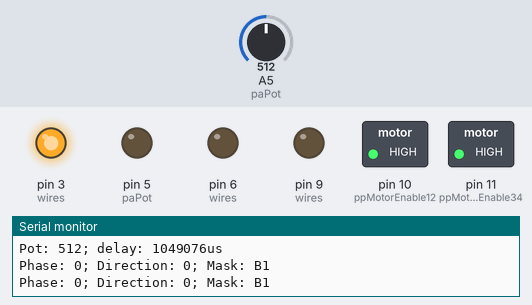
The sketch below on a simulated Arduino Uno, built with avr-gcc and run on an emulated ATmega328P. On the bench: switched loads named in the sketch (green lamp = pin HIGH), output pins drawn as LEDs (lit = HIGH), the last lines printed to the serial monitor. The test bench sets the inputs (shaded band); at power-on: A5 (paPot) = 512.

Above: at 1.8 s.
1.9 s: A5 (paPot) set to 526
At 2.9 s:
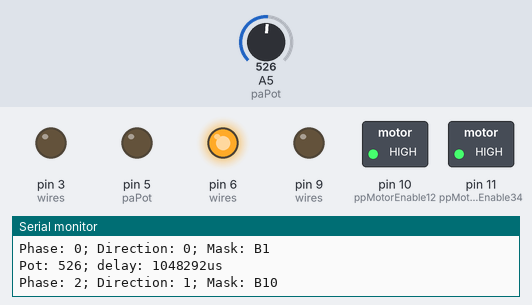
6.0 s: A5 (paPot) set to 1023
9.5 s: A5 (paPot) set to 502
13.6 s: A5 (paPot) set to 522
At 14.4 s:
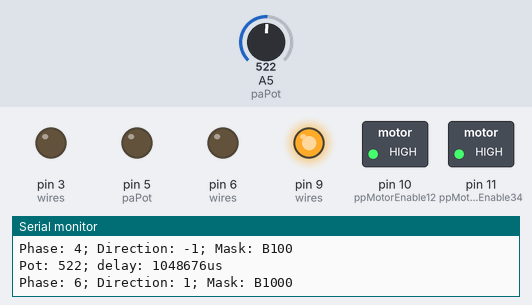
15.1 s: A5 (paPot) set to 511
At 17.4 s:
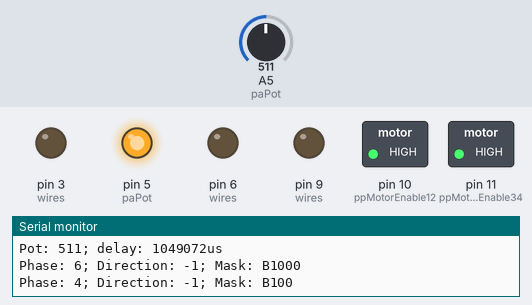
Timing chart, 0 to 18.2 s (numbered marks = the images above; inputs shaded):
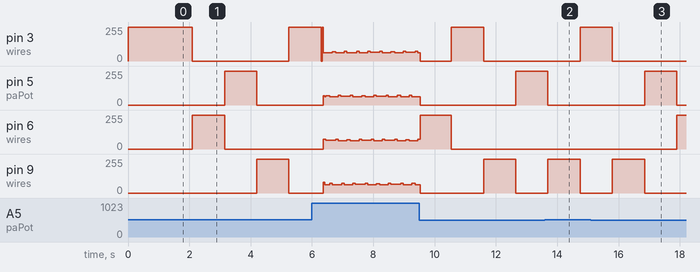

The sketch:

test_unipolar_stepper_w_shield.ino
```cpp
/*
  test driver for mini stepper motor

  OOPS - it's unipolar - power through center tap, then
*/

#define BAUDRATE 115200

// PHASE_SKIP 0 for half-stepping; 1 for full stepping
#define PHASE_SKIP      1
// PHASE_START 0 for one coil at a time, 1 for two coils at a time
#define PHASE_START     0
// INACTIVE_STATE to be the state for inactive coils
//   0 for N-channel MOSFETs on the low side of the coils and power to common
#define INACTIVE_STATE  0

#define paPot 5

#define pdMotor1A 3
#define pdMotor2A 5
#define ppMotorEnable12 10

#define pdMotor3A 6
#define pdMotor4A 9
#define ppMotorEnable34 11

int wires[] = {
                 pdMotor1A,
                 pdMotor3A,
                 pdMotor2A,
                 pdMotor4A
              };
int nWires;

int phases[] = {
                 B00000001,
                 B00000011,
                 B00000010,
                 B00000110,
                 B00000100,
                 B00001100,
                 B00001000,
                 B00001001
               };
int nPhases;

void setup () {
  Serial.begin ( BAUDRATE );
  while (!Serial);

  nWires = sizeof ( wires ) / sizeof ( wires [ 0 ] );
  nPhases = sizeof ( phases ) / sizeof ( phases [ 0 ] );

  for ( int i = 0; i < nWires; i++ ) {
    pinMode ( wires[i], OUTPUT ); digitalWrite ( wires[i], 0 );
  }

  pinMode ( ppMotorEnable12, OUTPUT ); digitalWrite ( ppMotorEnable12, 1 );
  pinMode ( ppMotorEnable34, OUTPUT ); digitalWrite ( ppMotorEnable34, 1 );

}

void loop () {
  // half-stepping by design - change pair1
  int pot;
  static int direction;
  static long delay_us;
  static int oldPot = -10;
  static int phase = PHASE_START;
  static long location = 0;
  static unsigned long lastPrintAt_ms = 0;

  pot = analogRead ( paPot );
  if ( abs ( pot - oldPot ) > 2 ) {
    if ( pot == 512 ) {
      direction = 0;
    } else if ( pot > 512 ) {
      direction = 1;
    } else {
      direction = -1;
    }
    delay_us = map ( constrain ( exp ( - abs ( 512.0 - pot ) / 80.0 ) * 1000,
                                 2, 1000 ) ,
                     2, 1000, 1000, 1000000L );

    delay_us = ( 262144L - ( ( 512L - pot ) * ( 512L - pot ) ) ) * 4 + 500;

    Serial.print ( "Pot: " ); Serial.print ( pot );
    Serial.print ( "; delay: " ); Serial.print ( delay_us ); Serial.println ( "us" );

    oldPot = pot;
  }

  // delay ( 2000 );

  // if ( ( millis () - lastPrintAt_ms ) > 500 ) {
    // Serial.print ( location ); Serial.print ( "; " );
    // Serial.print ( delay_us ); Serial.print ( "; " );
    // Serial.print ( phase ); Serial.print ( "; " );
    // Serial.print ( pot ); Serial.print ( "; " );
    // Serial.print ( direction ); Serial.println ();
    // lastPrintAt_ms = millis();
  // }

  phase = ( phase + nPhases + ( direction * ( 1 + PHASE_SKIP ) ) ) % nPhases ;

  for ( int i = 0; i < nWires; i++ ) {
    // set the active ones to INACTIVE_STATE, the others to !INACTIVE_STATE
    digitalWrite ( wires[i], ( ( phases [ phase ] >> i ) & 0x01 ) ^ INACTIVE_STATE );
    // Serial.print ( "   wire " ); Serial.print ( wires[i] );
    // Serial.print ( ": " ); Serial.println ( ( phases [ phase ] >> i ) & 0x01 );
    // delay ( 1000 );
  }

  if ( delay_us > 5000 ) {
    Serial.print ( "Phase: " ); Serial.print ( phase ); Serial.print ( "; " );
    // Serial.print ( "Enable: " ); Serial.print ( pairs[phase][2] ); Serial.print ( "; " );
    Serial.print ( "Direction: " ); Serial.print ( direction ); Serial.print ( "; " );
    Serial.print ( "Mask: B" ); Serial.print ( phases [ phase ], BIN ); Serial.println ();
  }

  location += direction;

  // delay should go from 1000ms at center to 1ms at ends
  if ( delay_us < 5000 ) {
    delayMicroseconds ( delay_us );
  } else {
    delay ( delay_us / 1000L );
  }


}
```

Measured:
- the behaviour switches between 514 and 515 on A5 (paPot) (found by bisection; images 0 and 1)
- after the input at 1.9 s, pin 3 (wires): 255/255 → 0/255 after 0.20 s, → 255/255 3.1 s later; pin 5 (paPot): 0/255 → 255/255 after 1.3 s, → 0/255 1.0 s later; pin 6 (wires): 0/255 → 255/255 after 0.20 s, → 0/255 1.0 s later; pin 9 (wires): 0/255 → 255/255 after 2.3 s, → 0/255 1.0 s later
- after the input at 13.6 s, pin 6 (wires): stays 0/255 (without the input it goes to 255/255 after 0.10 s); pin 9 (wires): 0/255 → 255/255 after 0.10 s, → 0/255 1.0 s later
- after the input at 15.1 s, pin 9 (wires): 0/255 → 255/255 after 0.70 s instead of 2.8 s
